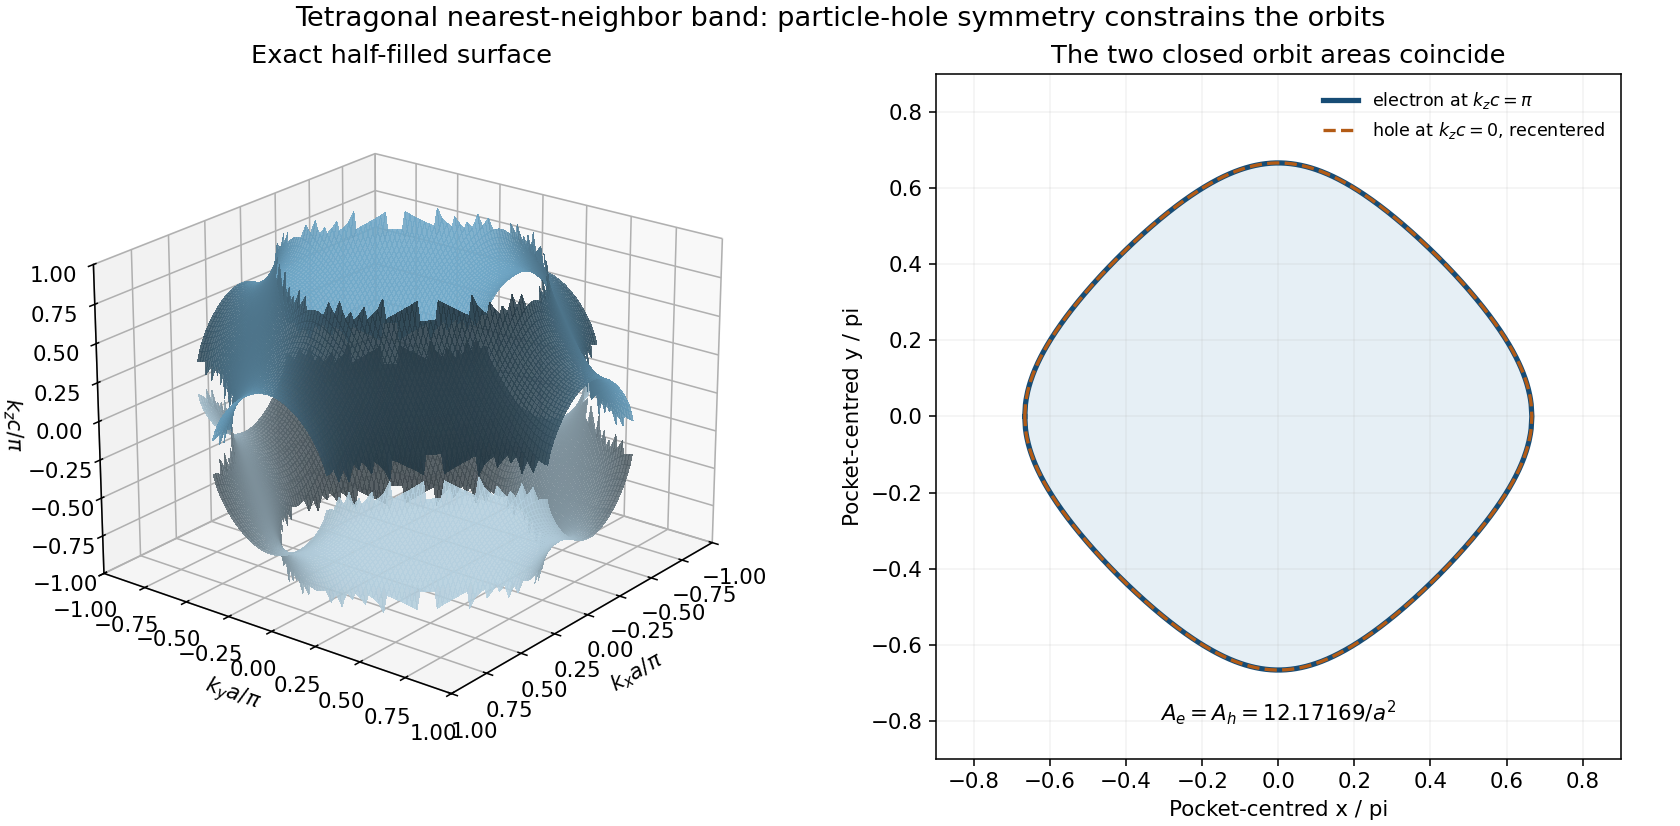

Reproduce this figure in Python.
from pathlib import Path
import numpy as np
import matplotlib
matplotlib.use("Agg")
import matplotlib.pyplot as plt
from matplotlib.patches import Rectangle, Circle, Polygon
plt.rcParams.update({"font.size":11,"font.family":"DejaVu Sans","figure.facecolor":"white","axes.facecolor":"white","savefig.facecolor":"white"})

fig=plt.figure(figsize=(12,5.9),layout='constrained');ax=fig.add_subplot(121,projection='3d');bx=fig.add_subplot(122)
x=np.linspace(-np.pi,np.pi,125);X,Y=np.meshgrid(x,x);arg=-2*(np.cos(X)+np.cos(Y));mask=np.abs(arg)<=1;Z=np.where(mask,np.arccos(np.clip(arg,-1,1)),np.nan)
for sign,col in [(1,'#71a9c9'),(-1,'#b5d0df')]:ax.plot_surface(X/np.pi,Y/np.pi,sign*Z/np.pi,color=col,linewidth=0,antialiased=False,alpha=.87,rstride=1,cstride=1)
ax.set(xlabel=r'$k_xa/\pi$',ylabel=r'$k_ya/\pi$',zlabel=r'$k_zc/\pi$',title='Exact half-filled surface',xlim=(-1,1),ylim=(-1,1),zlim=(-1,1));ax.view_init(elev=22,azim=38)
p=np.linspace(-2*np.pi/3,2*np.pi/3,700);q=np.arccos(np.clip(.5-np.cos(p),-1,1));xx=np.r_[p,p[::-1]]/np.pi;yy=np.r_[q,-q[::-1]]/np.pi
bx.fill(xx,yy,color='#e6eff5');bx.plot(xx,yy,color='#174c75',lw=2.7,label=r'electron at $k_zc=\pi$');bx.plot(xx,yy,color='#b35b15',lw=1.7,ls='--',label=r'hole at $k_zc=0$, recentered')
bx.set_aspect('equal');bx.set(xlim=(-.9,.9),ylim=(-.9,.9),xlabel='Pocket-centred x / pi',ylabel='Pocket-centred y / pi',title='The two closed orbit areas coincide');bx.legend(loc='upper right',fontsize=9,frameon=False);bx.text(0,-.8,r'$A_e=A_h=12.17169/a^2$',ha='center');bx.grid(alpha=.15)
fig.suptitle('Tetragonal nearest-neighbor band: particle-hole symmetry constrains the orbits',fontsize=14)
fig.savefig(Path.cwd()/Path(__file__).with_suffix('.png').name,dpi=140,transparent=False)
